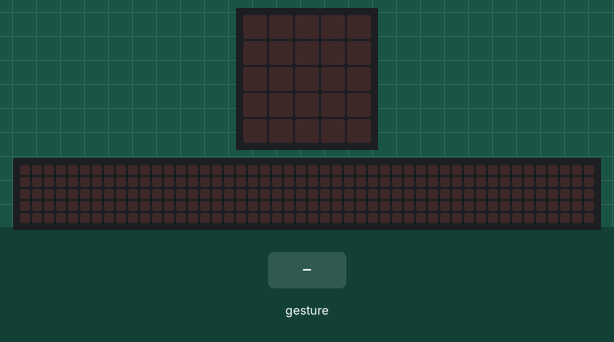
The program below on a simulated BBC micro:bit (MakeCode). Shown: the board's 5×5 LED display, a strip that is not on the board, showing the scrolling text unrolled. The test bench sets the inputs (shaded band). A tilt is held for 1.5 s and a shake lasts 1 s, then the board lies face up again; the 48×5 strip is a reading aid, not a part: it shows the text the display is scrolling, unrolled, one strip-width of it at a time.

Above: at 1.2 s.
1.3 s: gesture 'shake'
At 1.72 s:
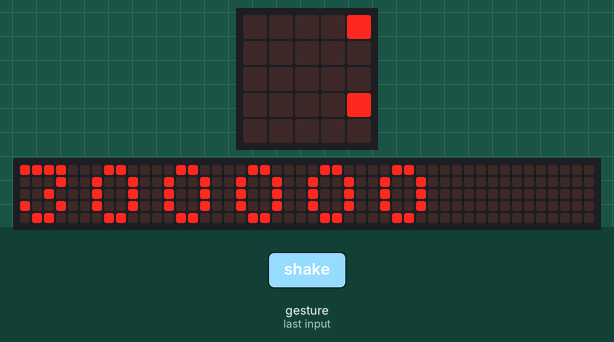
At 7.57 s:
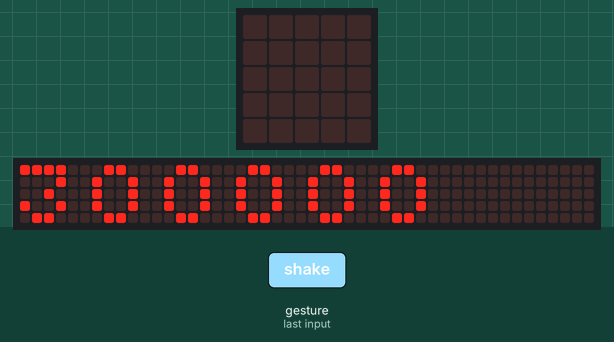
Timing chart, 0 to 9.1 s (numbered marks = the images above; inputs shaded):
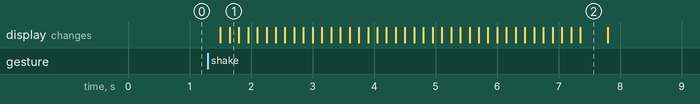

Measured:
- after the input at 1.3 s, the display: first changes after 0.20 s (image 1 shows a later state)
- what the display in image 2 shows lasts 0.4 s, from 7.4 s to 7.8 s

The program:

main.ts
```typescript
input.onGesture(Gesture.Shake, function () {
    basic.showNumber(l)
    if (l == 10) {
        l = 0
    }
})
let l = 0
l = 0
basic.forever(function () {
    for (let index = 0; index < 100; index++) {
        for (let index = 0; index < 100; index++) {
            l += 1
        }
    }
})
```

test.ts
```typescript
// testes vão aqui; isto não será compilado quando este pacote for usado como uma extensão.
```
